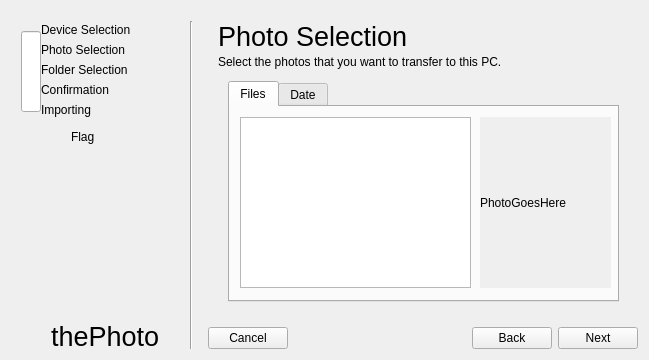
<?xml version="1.0" encoding="UTF-8"?>
<ui version="4.0">
 <class>importDialog</class>
 <widget class="QDialog" name="importDialog">
  <property name="geometry">
   <rect>
    <x>0</x>
    <y>0</y>
    <width>649</width>
    <height>360</height>
   </rect>
  </property>
  <property name="windowTitle">
   <string>Import from Device</string>
  </property>
  <property name="windowIcon">
   <iconset resource="resources.qrc">
    <normaloff>:/icons/thephoto.svg</normaloff>:/icons/thephoto.svg</iconset>
  </property>
  <layout class="QHBoxLayout" name="horizontalLayout_2">
   <item>
    <widget class="QFrame" name="sideFrame">
     <property name="minimumSize">
      <size>
       <width>191</width>
       <height>0</height>
      </size>
     </property>
     <property name="maximumSize">
      <size>
       <width>191</width>
       <height>16777215</height>
      </size>
     </property>
     <property name="autoFillBackground">
      <bool>true</bool>
     </property>
     <property name="frameShape">
      <enum>QFrame::NoFrame</enum>
     </property>
     <property name="frameShadow">
      <enum>QFrame::Raised</enum>
     </property>
     <widget class="QLabel" name="label_21">
      <property name="geometry">
       <rect>
        <x>30</x>
        <y>70</y>
        <width>121</width>
        <height>18</height>
       </rect>
      </property>
      <property name="text">
       <string>Confirmation</string>
      </property>
     </widget>
     <widget class="QProgressBar" name="progressThroughInstaller">
      <property name="geometry">
       <rect>
        <x>10</x>
        <y>20</y>
        <width>20</width>
        <height>81</height>
       </rect>
      </property>
      <property name="maximum">
       <number>5</number>
      </property>
      <property name="value">
       <number>0</number>
      </property>
      <property name="textVisible">
       <bool>false</bool>
      </property>
      <property name="orientation">
       <enum>Qt::Vertical</enum>
      </property>
      <property name="invertedAppearance">
       <bool>true</bool>
      </property>
     </widget>
     <widget class="QLabel" name="label_22">
      <property name="geometry">
       <rect>
        <x>30</x>
        <y>90</y>
        <width>121</width>
        <height>18</height>
       </rect>
      </property>
      <property name="text">
       <string>Importing</string>
      </property>
     </widget>
     <widget class="QLabel" name="flag">
      <property name="geometry">
       <rect>
        <x>60</x>
        <y>110</y>
        <width>31</width>
        <height>31</height>
       </rect>
      </property>
      <property name="text">
       <string>Flag</string>
      </property>
     </widget>
     <widget class="QLabel" name="label_12">
      <property name="geometry">
       <rect>
        <x>30</x>
        <y>30</y>
        <width>121</width>
        <height>18</height>
       </rect>
      </property>
      <property name="text">
       <string>Photo Selection</string>
      </property>
     </widget>
     <widget class="Line" name="line">
      <property name="geometry">
       <rect>
        <x>170</x>
        <y>10</y>
        <width>20</width>
        <height>341</height>
       </rect>
      </property>
      <property name="orientation">
       <enum>Qt::Vertical</enum>
      </property>
     </widget>
     <widget class="QLabel" name="label_34">
      <property name="geometry">
       <rect>
        <x>40</x>
        <y>310</y>
        <width>121</width>
        <height>31</height>
       </rect>
      </property>
      <property name="font">
       <font>
        <pointsize>20</pointsize>
       </font>
      </property>
      <property name="text">
       <string>thePhoto</string>
      </property>
     </widget>
     <widget class="QLabel" name="label_11">
      <property name="geometry">
       <rect>
        <x>30</x>
        <y>10</y>
        <width>121</width>
        <height>18</height>
       </rect>
      </property>
      <property name="text">
       <string>Device Selection</string>
      </property>
     </widget>
     <widget class="QLabel" name="label_20">
      <property name="geometry">
       <rect>
        <x>30</x>
        <y>50</y>
        <width>121</width>
        <height>18</height>
       </rect>
      </property>
      <property name="text">
       <string>Folder Selection</string>
      </property>
     </widget>
     <widget class="QLabel" name="label_33">
      <property name="geometry">
       <rect>
        <x>0</x>
        <y>310</y>
        <width>31</width>
        <height>31</height>
       </rect>
      </property>
      <property name="text">
       <string/>
      </property>
      <property name="pixmap">
       <pixmap>:/icons/icon.svg</pixmap>
      </property>
     </widget>
    </widget>
   </item>
   <item>
    <layout class="QVBoxLayout" name="verticalLayout_2">
     <item>
      <widget class="QStackedWidget" name="stackedWidget">
       <property name="currentIndex">
        <number>1</number>
       </property>
       <widget class="QWidget" name="page">
        <layout class="QVBoxLayout" name="verticalLayout">
         <item>
          <widget class="QLabel" name="label">
           <property name="font">
            <font>
             <pointsize>20</pointsize>
            </font>
           </property>
           <property name="text">
            <string>Device Selection</string>
           </property>
          </widget>
         </item>
         <item>
          <widget class="QLabel" name="label_2">
           <property name="text">
            <string>Which device are you importing your images from?</string>
           </property>
           <property name="wordWrap">
            <bool>true</bool>
           </property>
          </widget>
         </item>
         <item>
          <widget class="QLabel" name="label_3">
           <property name="font">
            <font>
             <weight>75</weight>
             <bold>true</bold>
            </font>
           </property>
           <property name="text">
            <string>If you're transferring images from an MTP device, make sure it is unmounted first. Leaving it mounted somewhere else can cause problems.</string>
           </property>
           <property name="wordWrap">
            <bool>true</bool>
           </property>
          </widget>
         </item>
         <item>
          <widget class="QListWidget" name="deviceList"/>
         </item>
        </layout>
       </widget>
       <widget class="QWidget" name="page_2">
        <widget class="QLabel" name="label_8">
         <property name="geometry">
          <rect>
           <x>10</x>
           <y>40</y>
           <width>441</width>
           <height>21</height>
          </rect>
         </property>
         <property name="text">
          <string>Select the photos that you want to transfer to this PC.</string>
         </property>
         <property name="wordWrap">
          <bool>true</bool>
         </property>
        </widget>
        <widget class="QLabel" name="label_7">
         <property name="geometry">
          <rect>
           <x>10</x>
           <y>10</y>
           <width>231</width>
           <height>31</height>
          </rect>
         </property>
         <property name="font">
          <font>
           <pointsize>20</pointsize>
          </font>
         </property>
         <property name="text">
          <string>Photo Selection</string>
         </property>
        </widget>
        <widget class="QFrame" name="photoErrorFrame">
         <property name="geometry">
          <rect>
           <x>10</x>
           <y>70</y>
           <width>411</width>
           <height>231</height>
          </rect>
         </property>
         <property name="autoFillBackground">
          <bool>true</bool>
         </property>
         <property name="frameShape">
          <enum>QFrame::NoFrame</enum>
         </property>
         <property name="frameShadow">
          <enum>QFrame::Raised</enum>
         </property>
         <widget class="QLabel" name="photoError">
          <property name="geometry">
           <rect>
            <x>-2</x>
            <y>90</y>
            <width>451</width>
            <height>41</height>
           </rect>
          </property>
          <property name="text">
           <string>To continue, unlock your iOS device.</string>
          </property>
          <property name="alignment">
           <set>Qt::AlignCenter</set>
          </property>
         </widget>
         <widget class="QPushButton" name="pushButton">
          <property name="geometry">
           <rect>
            <x>170</x>
            <y>130</y>
            <width>101</width>
            <height>31</height>
           </rect>
          </property>
          <property name="text">
           <string>Try again</string>
          </property>
          <property name="icon">
           <iconset theme="view-refresh">
            <normaloff>.</normaloff>.</iconset>
          </property>
         </widget>
        </widget>
        <widget class="QFrame" name="photoProgressFrame">
         <property name="geometry">
          <rect>
           <x>10</x>
           <y>70</y>
           <width>411</width>
           <height>231</height>
          </rect>
         </property>
         <property name="autoFillBackground">
          <bool>true</bool>
         </property>
         <property name="frameShape">
          <enum>QFrame::NoFrame</enum>
         </property>
         <property name="frameShadow">
          <enum>QFrame::Raised</enum>
         </property>
         <widget class="QProgressBar" name="progressBar">
          <property name="geometry">
           <rect>
            <x>20</x>
            <y>110</y>
            <width>381</width>
            <height>23</height>
           </rect>
          </property>
          <property name="maximum">
           <number>0</number>
          </property>
          <property name="value">
           <number>-1</number>
          </property>
         </widget>
        </widget>
        <widget class="QFrame" name="photoSelectFrame">
         <property name="geometry">
          <rect>
           <x>10</x>
           <y>60</y>
           <width>411</width>
           <height>241</height>
          </rect>
         </property>
         <property name="autoFillBackground">
          <bool>true</bool>
         </property>
         <property name="frameShape">
          <enum>QFrame::NoFrame</enum>
         </property>
         <property name="frameShadow">
          <enum>QFrame::Raised</enum>
         </property>
         <widget class="QTabWidget" name="tabWidget">
          <property name="geometry">
           <rect>
            <x>10</x>
            <y>10</y>
            <width>391</width>
            <height>221</height>
           </rect>
          </property>
          <property name="currentIndex">
           <number>0</number>
          </property>
          <widget class="QWidget" name="Files">
           <attribute name="title">
            <string>Files</string>
           </attribute>
           <widget class="QFrame" name="frame">
            <property name="geometry">
             <rect>
              <x>250</x>
              <y>10</y>
              <width>131</width>
              <height>171</height>
             </rect>
            </property>
            <property name="autoFillBackground">
             <bool>true</bool>
            </property>
            <property name="frameShape">
             <enum>QFrame::NoFrame</enum>
            </property>
            <property name="frameShadow">
             <enum>QFrame::Raised</enum>
            </property>
            <widget class="QLabel" name="photoLabel">
             <property name="geometry">
              <rect>
               <x>0</x>
               <y>0</y>
               <width>131</width>
               <height>171</height>
              </rect>
             </property>
             <property name="text">
              <string>PhotoGoesHere</string>
             </property>
            </widget>
           </widget>
           <widget class="QListWidget" name="detectedPhotoList">
            <property name="geometry">
             <rect>
              <x>10</x>
              <y>10</y>
              <width>231</width>
              <height>171</height>
             </rect>
            </property>
            <property name="selectionMode">
             <enum>QAbstractItemView::ExtendedSelection</enum>
            </property>
           </widget>
          </widget>
          <widget class="QWidget" name="tab_2">
           <attribute name="title">
            <string>Date</string>
           </attribute>
           <widget class="QRadioButton" name="importPhotosToday">
            <property name="geometry">
             <rect>
              <x>10</x>
              <y>10</y>
              <width>371</width>
              <height>21</height>
             </rect>
            </property>
            <property name="text">
             <string>Import toda&amp;y's photos</string>
            </property>
            <property name="checked">
             <bool>true</bool>
            </property>
           </widget>
           <widget class="QRadioButton" name="radioButton_2">
            <property name="enabled">
             <bool>false</bool>
            </property>
            <property name="geometry">
             <rect>
              <x>10</x>
              <y>40</y>
              <width>371</width>
              <height>21</height>
             </rect>
            </property>
            <property name="text">
             <string>Import photos from</string>
            </property>
           </widget>
           <widget class="QDateEdit" name="dateEdit">
            <property name="enabled">
             <bool>false</bool>
            </property>
            <property name="geometry">
             <rect>
              <x>30</x>
              <y>60</y>
              <width>110</width>
              <height>24</height>
             </rect>
            </property>
           </widget>
           <widget class="QDateEdit" name="dateEdit_2">
            <property name="enabled">
             <bool>false</bool>
            </property>
            <property name="geometry">
             <rect>
              <x>160</x>
              <y>60</y>
              <width>110</width>
              <height>24</height>
             </rect>
            </property>
           </widget>
          </widget>
         </widget>
        </widget>
        <zorder>photoErrorFrame</zorder>
        <zorder>photoProgressFrame</zorder>
        <zorder>label_8</zorder>
        <zorder>label_7</zorder>
        <zorder>photoSelectFrame</zorder>
       </widget>
       <widget class="QWidget" name="page_3">
        <layout class="QVBoxLayout" name="verticalLayout_3">
         <item>
          <widget class="QLabel" name="label_5">
           <property name="font">
            <font>
             <pointsize>20</pointsize>
            </font>
           </property>
           <property name="text">
            <string>Folder Selection</string>
           </property>
          </widget>
         </item>
         <item>
          <widget class="QLabel" name="label_4">
           <property name="text">
            <string>Where do you want to put your photos?</string>
           </property>
           <property name="wordWrap">
            <bool>true</bool>
           </property>
          </widget>
         </item>
         <item>
          <widget class="QRadioButton" name="photoLocationName">
           <property name="text">
            <string>In a fo&amp;lder within thePhoto</string>
           </property>
           <property name="checked">
            <bool>true</bool>
           </property>
          </widget>
         </item>
         <item>
          <widget class="QFrame" name="photoLocationSelectName">
           <layout class="QHBoxLayout" name="horizontalLayout_3">
            <item>
             <widget class="QLabel" name="label_6">
              <property name="text">
               <string>Folder Name:</string>
              </property>
             </widget>
            </item>
            <item>
             <widget class="QLineEdit" name="folderName"/>
            </item>
           </layout>
          </widget>
         </item>
         <item>
          <widget class="QRadioButton" name="photoLocationFolder">
           <property name="text">
            <string>In another folder</string>
           </property>
          </widget>
         </item>
         <item>
          <widget class="QFrame" name="photoLocationSelectFolder">
           <property name="enabled">
            <bool>false</bool>
           </property>
           <layout class="QHBoxLayout" name="horizontalLayout_4">
            <item>
             <widget class="QLabel" name="label_9">
              <property name="text">
               <string>Folder:</string>
              </property>
             </widget>
            </item>
            <item>
             <widget class="QLineEdit" name="folderPath"/>
            </item>
            <item>
             <widget class="QPushButton" name="browseForFolderButton">
              <property name="text">
               <string>Browse...</string>
              </property>
             </widget>
            </item>
           </layout>
          </widget>
         </item>
         <item>
          <spacer name="verticalSpacer">
           <property name="orientation">
            <enum>Qt::Vertical</enum>
           </property>
           <property name="sizeHint" stdset="0">
            <size>
             <width>20</width>
             <height>40</height>
            </size>
           </property>
          </spacer>
         </item>
        </layout>
       </widget>
       <widget class="QWidget" name="page_4">
        <layout class="QVBoxLayout" name="verticalLayout_4">
         <item>
          <widget class="QLabel" name="label_10">
           <property name="font">
            <font>
             <pointsize>20</pointsize>
            </font>
           </property>
           <property name="text">
            <string>Ready to import</string>
           </property>
          </widget>
         </item>
         <item>
          <widget class="QLabel" name="label_13">
           <property name="text">
            <string>Ready to import your photos?</string>
           </property>
           <property name="wordWrap">
            <bool>true</bool>
           </property>
          </widget>
         </item>
         <item>
          <spacer name="verticalSpacer_2">
           <property name="orientation">
            <enum>Qt::Vertical</enum>
           </property>
           <property name="sizeHint" stdset="0">
            <size>
             <width>20</width>
             <height>40</height>
            </size>
           </property>
          </spacer>
         </item>
        </layout>
       </widget>
       <widget class="QWidget" name="page_5">
        <layout class="QVBoxLayout" name="verticalLayout_5">
         <item>
          <widget class="QLabel" name="label_14">
           <property name="font">
            <font>
             <pointsize>20</pointsize>
            </font>
           </property>
           <property name="text">
            <string>Importing photos...</string>
           </property>
          </widget>
         </item>
         <item>
          <widget class="QLabel" name="label_15">
           <property name="text">
            <string>This could take a while. Please wait...</string>
           </property>
           <property name="wordWrap">
            <bool>true</bool>
           </property>
          </widget>
         </item>
         <item>
          <spacer name="verticalSpacer_3">
           <property name="orientation">
            <enum>Qt::Vertical</enum>
           </property>
           <property name="sizeHint" stdset="0">
            <size>
             <width>20</width>
             <height>40</height>
            </size>
           </property>
          </spacer>
         </item>
        </layout>
       </widget>
      </widget>
     </item>
     <item>
      <layout class="QHBoxLayout" name="horizontalLayout">
       <item>
        <widget class="QPushButton" name="quitButton">
         <property name="text">
          <string>Cancel</string>
         </property>
         <property name="icon">
          <iconset theme="dialog-cancel">
           <normaloff>../install</normaloff>../install</iconset>
         </property>
        </widget>
       </item>
       <item>
        <spacer name="horizontalSpacer">
         <property name="orientation">
          <enum>Qt::Horizontal</enum>
         </property>
         <property name="sizeHint" stdset="0">
          <size>
           <width>40</width>
           <height>20</height>
          </size>
         </property>
        </spacer>
       </item>
       <item>
        <widget class="QPushButton" name="backButton">
         <property name="text">
          <string>Back</string>
         </property>
         <property name="icon">
          <iconset theme="go-previous">
           <normaloff>../install</normaloff>../install</iconset>
         </property>
         <property name="flat">
          <bool>false</bool>
         </property>
        </widget>
       </item>
       <item>
        <widget class="QPushButton" name="forwardButton">
         <property name="text">
          <string>Next</string>
         </property>
         <property name="icon">
          <iconset theme="go-next">
           <normaloff>../install</normaloff>../install</iconset>
         </property>
         <property name="flat">
          <bool>false</bool>
         </property>
        </widget>
       </item>
      </layout>
     </item>
    </layout>
   </item>
  </layout>
 </widget>
 <resources>
  <include location="resources.qrc"/>
 </resources>
 <connections/>
</ui>
